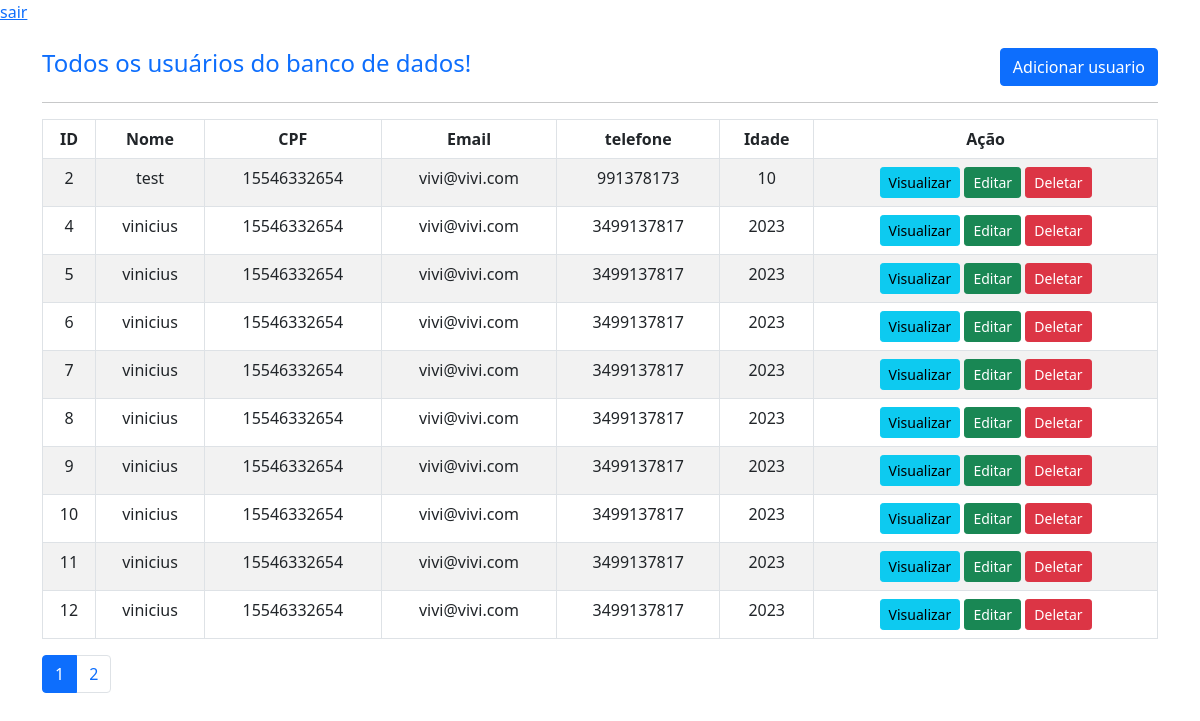
The page /home.php (signed in) on the database its author committed.
### tables this page shows
CREATE TABLE `usuarios` (
  `id` int(11) NOT NULL,
  `nome` varchar(100) NOT NULL,
  `cpf` char(11) NOT NULL,
  `email` varchar(50) NOT NULL,
  `telefone` varchar(10) NOT NULL,
  `cep` char(8) NOT NULL,
  `endereco` varchar(100) NOT NULL,
  `numero` int(5) NOT NULL,
  `complemento` varchar(100) NOT NULL,
  `bairro` varchar(100) NOT NULL,
  `cidade` varchar(100) NOT NULL,
  `estado` char(2) NOT NULL,
  `d_nacimento` date NOT NULL
);

### home.php (the view, shortened to what this page needs)
<?php
include("conexao.php");
$limt = 10;
$page = isset($_GET['page']) ? $_GET['page'] : 1;
$start = ($page - 1) * $limt;
?>
<a href="logout.php">sair</a>
<!DOCTYPE html>
<html lang="en">
<head>
    <link rel="stylesheet" href="https://stackpath.bootstrapcdn.com/bootstrap/5.0.0-alpha2/css/bootstrap.min.css">
    <link rel="stylesheet" href="styles/sweetalert2.min.css">
</head>
<body>
    <div class="container">
        <div class="row mt-4">
            <div class="col-lg-12 d-flex justify-content-between align-items-center">
                <div>
                    <h4 class="text-primary">Todos os usuários do banco de dados!</h4>
                </div>
                <div>
                    <button class="btn btn-primary" type="button" data-toggle="modal" data-target="#addNewUserModal">Adicionar usuario</button>
                </div>
            </div>
        </div>
        <hr>
        <div class="row">
            <div class="col-lg-12">
                <div class="table-responsive">
                    <table class="table table-striped table-bordered text-center">
                        <thead>
                            <tr>
                                <th>ID</th>
                                <th>Nome</th>
                                <th>CPF</th>
                                <th>Email</th>
                                <th>telefone</th>
                                <th>Idade</th>
                                <th>Ação</th>
                            </tr>
                        </thead>
                        <tbody>
                            <?php
                            $sqlCode = "SELECT id , nome , cpf, email , telefone,d_nacimento FROM usuarios LIMIT $start,$limt";
                            $sqlQuery = $mysqli->query($sqlCode) or die($mysqli->error);
                            $dado = $sqlQuery->fetch_all();
                            $sqlCodeCont = "SELECT COUNT(id) FROM usuarios";
                            $sqlQueryCont = $mysqli->query($sqlCodeCont) or die($mysqli->error);
                            $dadoCont = $sqlQueryCont->fetch_all();
                            $total =  intval($dadoCont[0][0]);
                            $pages = ceil($total / $limt);
                            if (mysqli_num_rows($sqlQuery) > 0) {
                                foreach ($dado as $user) {
                                    $dataNascimento = $user[5];
                                    $date = new DateTime($dataNascimento);
                                    $interval = $date->diff(new DateTime(date('Y-m-d')));
                            ?>
                                    <tr>
                                        <td><?= $user[0]; ?></td>
                                        <td><?= $user[1]; ?></td>
                                        <td><?= $user[2]; ?></td>
                                        <td><?= $user[3]; ?></td>
                                        <td><?= $user[4]; ?></td>
                                        <td><?= $interval->format('%Y'); ?></td>
                                        <td>
                                            <button data-target="#viewUserModal" class="btn btn-info btn-sm" data-toggle="modal" onclick="return chamarAjaxView(<?= $user[0]; ?>);">
                                                Visualizar
                                            </button>
                                            <button onclick="Update(<?= $user[0]; ?>);" data-target="#addUpdateUserModal" data-toggle="modal" class="btn btn-success btn-sm">Editar</button>
                                            <button name="delete_student" value="<?= $user[0]; ?>" onclick="chamarAjaxDelete(<?= $user[0]; ?>)" class="btn btn-danger btn-sm">Deletar</button>
                                        </td>
                                    </tr>
                            <?php
                                }
                            } else {
                                echo "<h5> Nenhum usario cadastrado </h5>";
                            }
                            ?>
                        </tbody>
                    </table>
                </div>
                <nav aria-label="Page navigation">
                    <ul class="pagination">
                        <?php for ($i = 1; $i <= $pages; $i++) : ?>
                            <?php if ($i == $page) { ?>
                                <li class="page-item active">
                                    <a class="page-link" href="home.php?page=<?php echo $i; ?>">
                                        <?php echo $i; ?>
                                    </a>
                                </li>
                            <?php } else { ?>
                                <li class="page-item">
                                    <a class="page-link" href="home.php?page=<?php echo $i; ?>">
                                        <?php echo $i; ?>
                                    </a>
                                </li>
                            <?php }  ?>
                        <?php endfor; ?>
                    </ul>
                </nav>
            </div>
        </div>
    </div>
</body>
</html>

### rows shown on the page
usuarios: id "2", nome "test", cpf "15546332654", email "vivi@vivi.com", telefone "991378173", d_nacimento "10"
usuarios: id "4", nome "vinicius", cpf "15546332654", email "vivi@vivi.com", telefone "3499137817", d_nacimento "2023"
usuarios: id "5", nome "vinicius", cpf "15546332654", email "vivi@vivi.com", telefone "3499137817", d_nacimento "2023"
usuarios: id "6", nome "vinicius", cpf "15546332654", email "vivi@vivi.com", telefone "3499137817", d_nacimento "2023"
usuarios: id "7", nome "vinicius", cpf "15546332654", email "vivi@vivi.com", telefone "3499137817", d_nacimento "2023"
usuarios: id "8", nome "vinicius", cpf "15546332654", email "vivi@vivi.com", telefone "3499137817", d_nacimento "2023"
usuarios: id "9", nome "vinicius", cpf "15546332654", email "vivi@vivi.com", telefone "3499137817", d_nacimento "2023"
usuarios: id "10", nome "vinicius", cpf "15546332654", email "vivi@vivi.com", telefone "3499137817", d_nacimento "2023"
usuarios: id "11", nome "vinicius", cpf "15546332654", email "vivi@vivi.com", telefone "3499137817", d_nacimento "2023"
usuarios: id "12", nome "vinicius", cpf "15546332654", email "vivi@vivi.com", telefone "3499137817", d_nacimento "2023"
